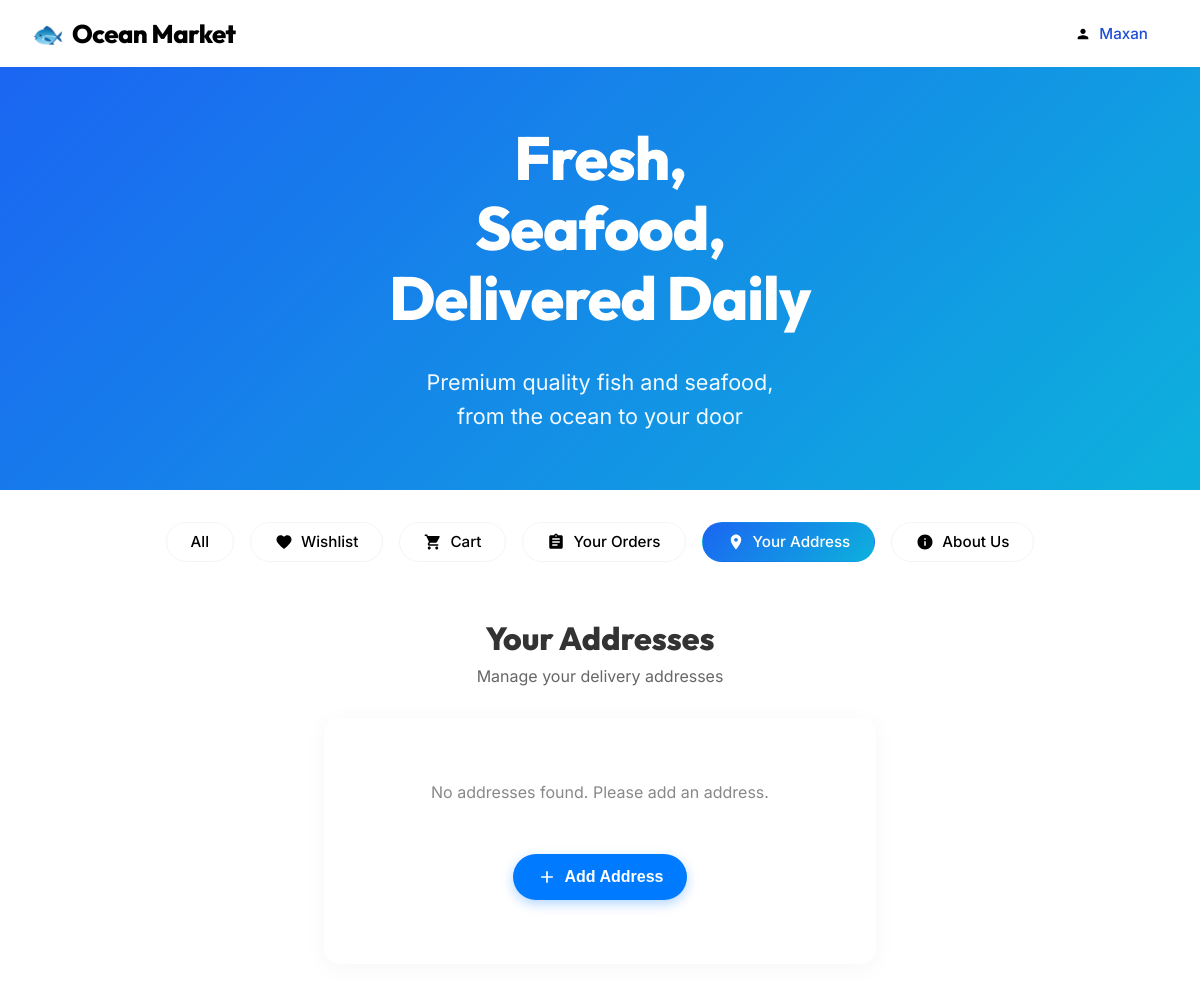
The page /address/ (signed in) on the database as committed earlier.
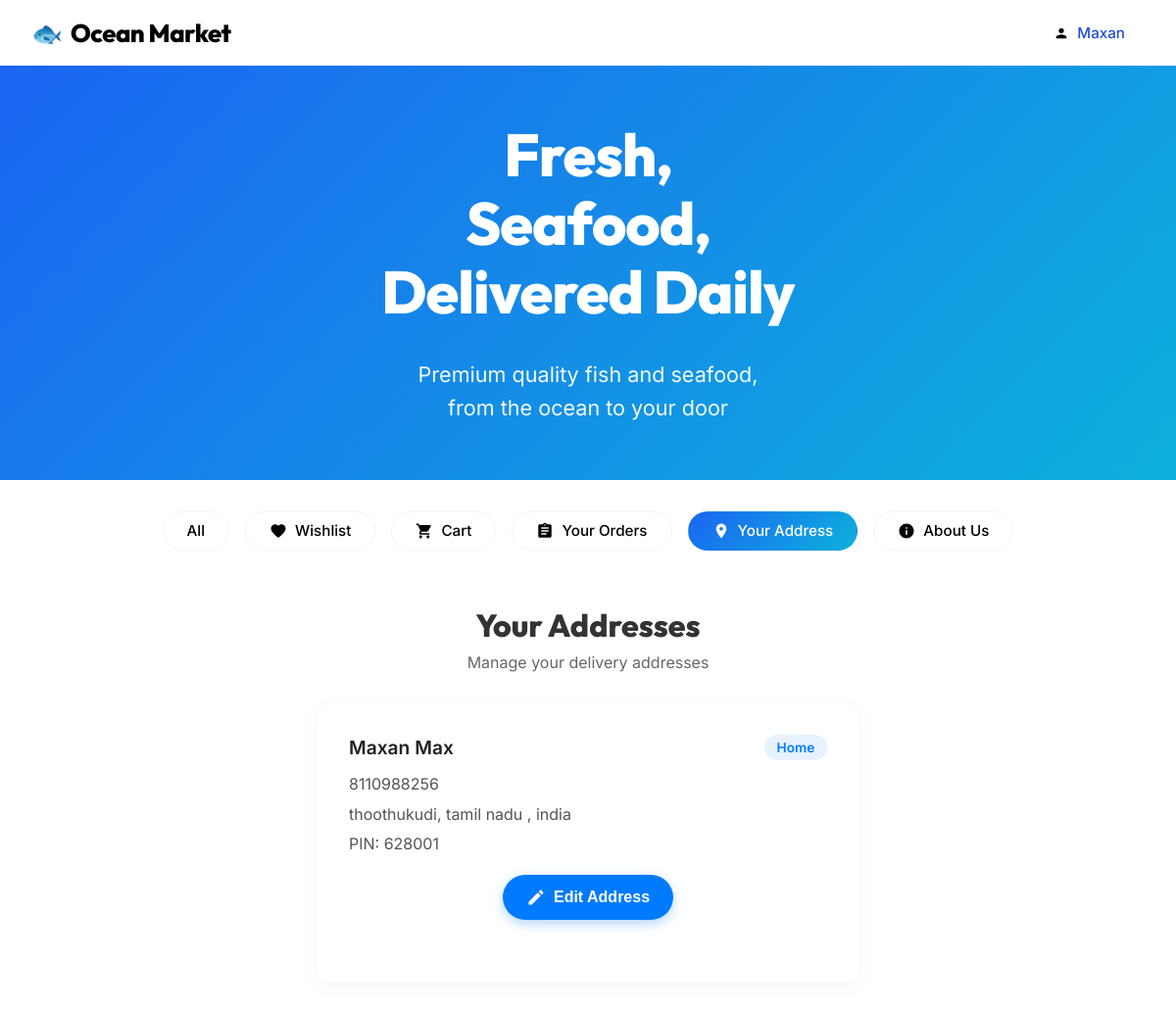
The same page on the database as committed later.
### app_ocean_market/models.py (models this page shows, shortened)
class Address(models.Model):
    customer = models.OneToOneField(
        Customer, on_delete=models.CASCADE, related_name="address"
    )
    full_name = models.CharField(max_length=255)
    phone_number = models.CharField(max_length=20)
    address_type = models.CharField(
        max_length=20,
        choices=[("Home", "Home"), ("Office", "Office"), ("Other", "Other")],
        default="Home",
    )
    full_address = models.TextField()
    pincode = models.CharField(max_length=10)

### app_ocean_market/views.py (the view)
# urls.py: path("address/", views.address, name="address"),
def address(request):
    customer_id = request.session.get("customer_id")
    address_obj = None
    if customer_id:
        try:
            address_obj = Address.objects.get(customer_id=customer_id)
        except Address.DoesNotExist:
            pass
    return render(request, "your address.html", {"address": address_obj})

### frontend_ocean_market/templates/your address.html (shortened to what this page needs)
{% load static %}
<!doctype html>
<html lang="en">
  <head>
    <link rel="stylesheet" href="{% static 'css/home.css' %}" />
    <link rel="stylesheet" href="{% static 'css/all.css' %}" />
    <link rel="stylesheet" href="{% static 'css/your address.css' %}" />
  </head>
  <body class="page-transitioning">
    <header class="navbar">
      <a href="/" class="logo-container">
        <span class="logo-icon">&#128031;</span>
        <span class="logo-text">Ocean Market</span>
      </a>
      {% if request.session.customer_name %}
      <div class="user-dropdown">
        <button
          class="login-btn user-btn"
          onclick="toggleUserDropdown()"
          style="
            cursor: pointer;
            background: none;
            border: none;
            display: flex;
            align-items: center;
          "
        >
          <span class="login-icon">
            <svg viewBox="0 0 24 24" xmlns="http://www.w3.org/2000/svg">
              <path
                d="M12 12c2.21 0 4-1.79 4-4s-1.79-4-4-4-4 1.79-4 4 1.79 4 4 4zm0 2c-2.67 0-8 1.34-8 4v2h16v-2c0-2.66-5.33-4-8-4z"
              />
            </svg>
          </span>
          <span class="login-text">{{ request.session.customer_name }}</span>
        </button>
      </div>
      {% endif %}
    </header>
    <main class="hero">
      <div class="hero-content">
        <h1>
          Fresh,<br />
          Seafood,<br />
          Delivered Daily
        </h1>
        <p>
          Premium quality fish and seafood,<br />
          from the ocean to your door
        </p>
      </div>
    </main>
    <div class="bottom-nav">
      <div class="nav-scroll-container">
        <button class="nav-pill">All</button>
        <button class="nav-pill">
          <svg viewBox="0 0 24 24" width="18" height="18" fill="currentColor">
            <path
              d="M12 21.35l-1.45-1.32C5.4 15.36 2 12.28 2 8.5 2 5.42 4.42 3 7.5 3c1.74 0 3.41.81 4.5 2.09C13.09 3.81 14.76 3 16.5 3 19.58 3 22 5.42 22 8.5c0 3.78-3.4 6.86-8.55 11.54L12 21.35z"
            />
          </svg>
          Wishlist
        </button>
        <button class="nav-pill">
          Cart
        </button>
        <button class="nav-pill">
          <svg viewBox="0 0 24 24" width="18" height="18" fill="currentColor">
            <path
              d="M19 3h-4.18C14.4 1.84 13.3 1 12 1c-1.3 0-2.4.84-2.82 2H5c-1.1 0-2 .9-2 2v14c0 1.1.9 2 2 2h14c1.1 0 2-.9 2-2V5c0-1.1-.9-2-2-2zm-7 0c.55 0 1 .45 1 1s-.45 1-1 1-1-.45-1-1 .45-1 1-1zm2 14H7v-2h7v2zm3-4H7v-2h10v2zm0-4H7V7h10v2z"
            />
          </svg>
          Your Orders
        </button>
        <button class="nav-pill active">
          <svg viewBox="0 0 24 24" width="18" height="18" fill="currentColor">
            <path
              d="M12 2C8.13 2 5 5.13 5 9c0 5.25 7 13 7 13s7-7.75 7-13c0-3.87-3.13-7-7-7zm0 9.5c-1.38 0-2.5-1.12-2.5-2.5s1.12-2.5 2.5-2.5 2.5 1.12 2.5 2.5-1.12 2.5-2.5 2.5z"
            />
          </svg>
          Your Address
        </button>
        <button class="nav-pill">
          <svg viewBox="0 0 24 24" width="18" height="18" fill="currentColor">
            <path
              d="M12 2C6.48 2 2 6.48 2 12s4.48 10 10 10 10-4.48 10-10S17.52 2 12 2zm1 15h-2v-6h2v6zm0-8h-2V7h2v2z"
            />
          </svg>
          About Us
        </button>
      </div>
    </div>
    <div
      id="page-content"
      data-logged-in="{% if request.session.customer_name %}true{% else %}false{% endif %}"
    >
      <div class="address-container">
        <div class="address-header">
          <h2>Your Addresses</h2>
          <p>Manage your delivery addresses</p>
        </div>
        {% if address %}
        <div class="saved-addresses" id="savedAddressView">
          <div class="address-card">
            <div class="address-card-header">
              <h3 class="address-name">{{ address.full_name }}</h3>
              <span class="address-badge">{{ address.address_type }}</span>
            </div>
            <p class="address-phone">{{ address.phone_number }}</p>
            <p class="address-full">{{ address.full_address }}</p>
            <p class="address-pin">PIN: {{ address.pincode }}</p>
          </div>
          <div class="address-actions" style="margin-top: 20px">
            <button class="add-address-btn" id="editAddressBtn">
              <svg
                viewBox="0 0 24 24"
                width="20"
                height="20"
                fill="currentColor"
              >
                <path
                  d="M3 17.25V21h3.75L17.81 9.94l-3.75-3.75L3 17.25zM20.71 7.04c.39-.39.39-1.02 0-1.41l-2.34-2.34c-.39-.39-1.02-.39-1.41 0l-1.83 1.83 3.75 3.75 1.83-1.83z"
                />
              </svg>
              Edit Address
            </button>
          </div>
        </div>
        {% else %}
        <div class="saved-addresses" id="emptyAddressView">
          <div class="empty-state">
            <p>No addresses found. Please add an address.</p>
          </div>
          <div class="address-actions" style="margin-top: 20px">
            <button class="add-address-btn" id="addNewAddressBtn">
              <svg
                viewBox="0 0 24 24"
                width="20"
                height="20"
                fill="currentColor"
              >
                <path d="M19 13h-6v6h-2v-6H5v-2h6V5h2v6h6v2z" />
              </svg>
              Add Address
            </button>
          </div>
        </div>
        {% endif %}
      </div>
    </div>
  </body>
</html>

### static/css/home.css (style rules this page uses)
:root { --gradient-start: #2b6ced; --gradient-end: #07add6; --text-dark: #000000; --text-light: #ffffff; --btn-border: #e2e8f0; --btn-text: #1d4ed8; --icon-color: #475569; }
* { margin: 0; padding: 0; box-sizing: border-box; }
body { font-family: 'Inter', sans-serif; min-height: 100vh; display: flex; flex-direction: column; }
.navbar { display: flex; justify-content: space-between; align-items: center; padding: 1rem 2rem; background-color: #ffffff; }
.logo-container { display: flex; align-items: center; gap: 0.5rem; text-decoration: none; }
.logo-icon { font-size: 1.6rem; line-height: 1; }
.logo-text { font-family: 'Outfit', sans-serif; font-size: 1.6rem; font-weight: 800; color: var(--text-dark); letter-spacing: -0.5px; }
.login-btn { display: flex; align-items: center; gap: 0.5rem; padding: 0.5rem 1.25rem; background-color: #ffffff; border: 1px solid var(--btn-border); border-radius: 9999px; text-decoration: none; transition: all 0.2s ease; cursor: pointer; }
.login-icon { display: flex; align-items: center; justify-content: center; }
.login-icon svg { width: 16px; height: 16px; fill: var(--icon-color); }
.login-text { color: var(--btn-text); font-family: 'Inter', sans-serif; font-weight: 500; font-size: 0.95rem; }
.hero { background: linear-gradient(135deg, #1b65f2 0%, #0db1dc 100%); padding: 3.5rem 2rem; display: flex; flex-direction: column; justify-content: flex-start; }
.hero-content { max-width: 800px; margin: 0 auto; text-align: center; }
.hero h1 { color: var(--text-light); font-size: 3.8rem; font-family: 'Outfit', sans-serif; font-weight: 800; line-height: 1.15; margin-bottom: 2rem; letter-spacing: -1px; }
.hero p { color: rgba(255, 255, 255, 0.95); font-size: 1.35rem; line-height: 1.6; font-weight: 400; font-family: 'Inter', sans-serif; }
.bottom-nav { padding: 2rem 2rem 1.5rem 2rem; width: 100%; }
.nav-scroll-container { display: flex; justify-content: center; align-items: center; gap: 1rem; overflow-x: auto; -ms-overflow-style: none; scrollbar-width: none; }
.nav-pill { display: flex; align-items: center; gap: 0.5rem; padding: 0.6rem 1.5rem; background-color: #ffffff; border: 1px solid var(--btn-border); border-radius: 9999px; font-family: 'Inter', sans-serif; font-weight: 500; font-size: 0.95rem; color: var(--text-dark); cursor: pointer; white-space: nowrap; transition: all 0.2s ease; }
.nav-pill.active { background: linear-gradient(135deg, #1b65f2 0%, #0db1dc 100%); color: #ffffff; border-color: transparent; }
.nav-pill svg { fill: currentColor; flex-shrink: 0; }

### static/css/all.css (style rules this page uses)
:root { --text-dark: #000000; --text-light: #ffffff; --btn-border: #f1f5f9; --icon-color: #000000; --card-border: #f1f5f9; --blue-strong: #1da1f2; }
* { margin: 0; padding: 0; box-sizing: border-box; }
body { font-family: 'Inter', sans-serif; background-color: #ffffff; min-height: 100vh; }

### static/css/your address.css (style rules this page uses)
.address-container { padding: 2rem 1.5rem; max-width: 600px; margin: 0 auto; font-family: 'Inter', sans-serif; animation: fadeIn 0.4s ease forwards; }
.address-header { margin-bottom: 2rem; text-align: center; }
.address-header h2 { font-family: 'Outfit', sans-serif; font-size: 2rem; font-weight: 800; color: #333; margin-bottom: 0.5rem; }
.address-header p { color: #666; font-size: 1rem; }
.address-actions { display: flex; justify-content: center; margin-bottom: 2rem; }
.add-address-btn { display: flex; align-items: center; gap: 0.5rem; background-color: #007bff; color: white; border: none; padding: 0.8rem 1.5rem; border-radius: 50px; font-size: 1rem; font-weight: 600; cursor: pointer; box-shadow: 0 4px 12px rgba(0, 123, 255, 0.3); transition: all 0.3s ease; }
.saved-addresses { background: white; border-radius: 16px; padding: 2rem; box-shadow: 0 4px 24px rgba(0, 0, 0, 0.04); }
.address-card-header { display: flex; justify-content: space-between; align-items: center; margin-bottom: 0.8rem; }
.address-name { font-size: 1.2rem; font-weight: 600; margin: 0; color: #222; }
.address-badge { background-color: #e6f2ff; color: #007bff; padding: 0.3rem 0.8rem; border-radius: 20px; font-size: 0.85rem; font-weight: 600; }
.address-phone, .address-full, .address-pin { color: #555; margin: 0.4rem 0; line-height: 1.5; }

Rows that differ between the two databases and show on the page:
added Address: full_name "Maxan Max", address_type "Home", phone_number "8110988256", full_address "thoothukudi, tamil nadu , india", pincode "628001"
Other text that changed with them:
text no longer shown: "No addresses found. Please add an address. Add Address"
text now shown: "PIN: Edit Address"
